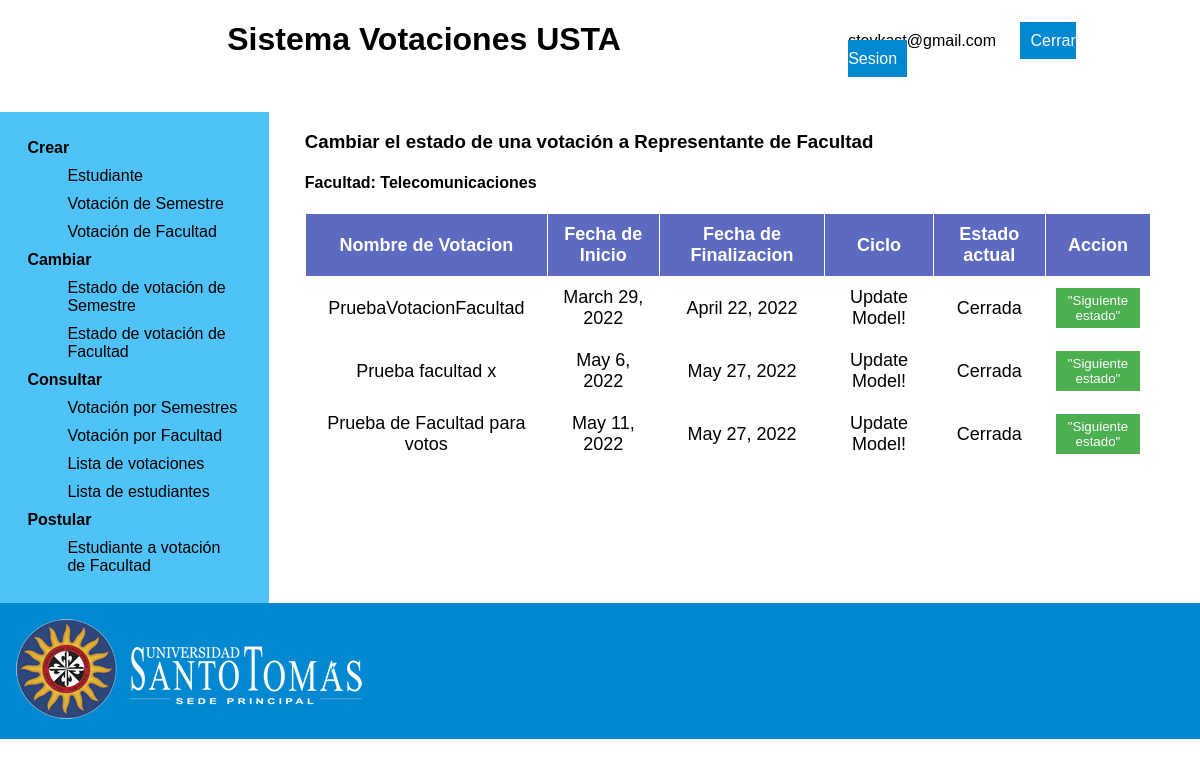
The app's page /changeFacultyVotingStatus/ (signed in), older data.
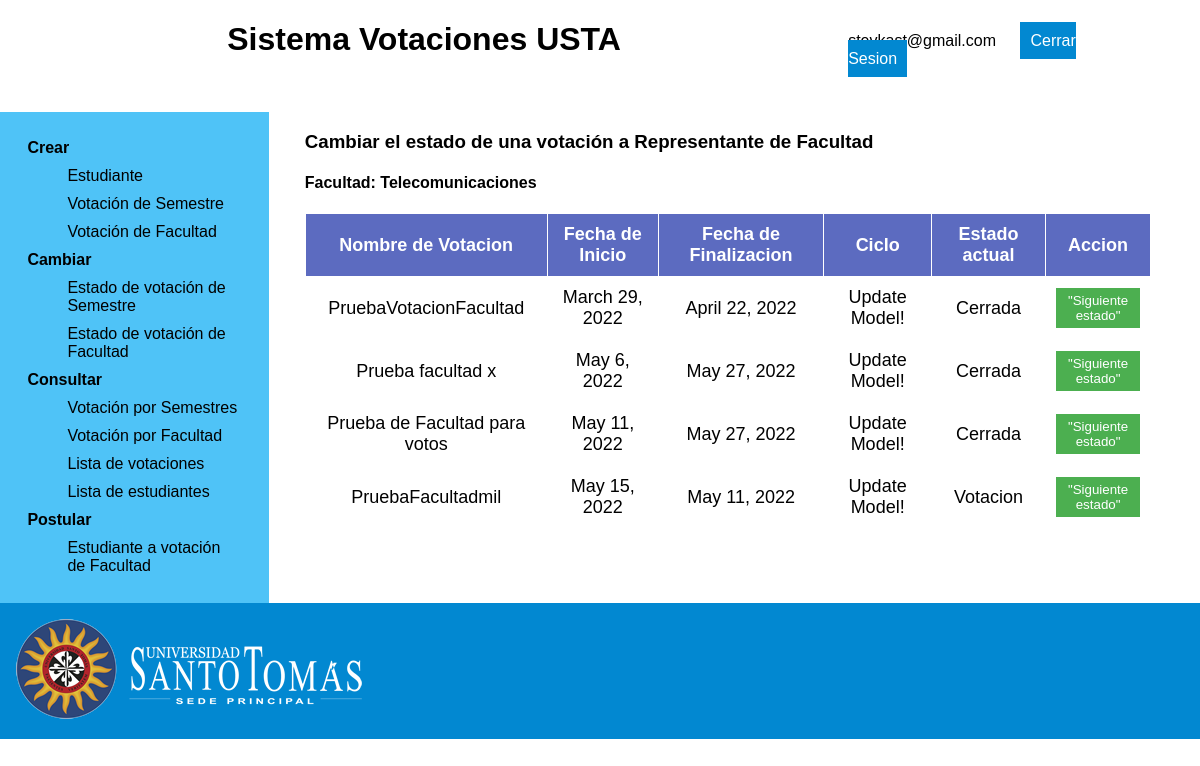
The same page, newer data.
### app_votaciones/models.py (models this page shows, shortened)
class Facultad(models.Model):
    nombre = models.CharField(max_length=45,null=False)
    class Meta:
        app_label = 'app_votaciones'

class Votacion(models.Model):
    nombre = models.CharField(max_length=45)
    semestre = models.IntegerField(null=False,
                                   default=10)
    start_date = models.DateField(
                                auto_now=False,
	                            auto_now_add=False,
    )
    end_date = models.DateField(auto_now=False,
	                            auto_now_add=False,
                                )
    idTipo = models.ForeignKey(TipoVotacion,
                  related_name='votaciones',
                  null=False,
                  on_delete=models.PROTECT)
    idEstado = models.ForeignKey(EstadoVotacion,
                  related_name='votaciones',
                  null=False,
                  on_delete=models.PROTECT)
    idFacultad = models.ForeignKey(Facultad,
                  related_name='votaciones',
                  null=False,
                  on_delete=models.PROTECT)
    class Meta:
        app_label = 'app_votaciones'

### app_votaciones/views.py (the view)
# urls.py: path('changeFacultyVotingStatus/', views.changeFacultyVotingStatus, name='changeFacultyVotingStatus'),
@login_required
def changeFacultyVotingStatus(request):
    query = Votacion.objects.all()
    lista = list(query.values())
    fac = Facultad.objects.get(id=Decano.objects.get(id=request.user.id).idFacultad_id)
    contexto = {"votaciones":lista, "facultad":fac, "facultad_id":fac.id }
    return render(request, 'changeFacultyVotingStatus.html',contexto)

### app_votaciones/templates/changeFacultyVotingStatus.html (shortened to what this page needs)
{% extends "dean.html" %}
{% load static %}
{% block main %}
<h3>Cambiar el estado de una votación a Representante de Facultad</h3>
{% if facultad %}
  <h4> Facultad: {{ facultad.nombre }} </h4>
{% endif %}
<table>
  <thead>
    <tr>
      <th>Nombre de Votacion</th>
      <th>Fecha de Inicio</th>
      <th>Fecha de Finalizacion</th>
      <th>Ciclo</th>
      <th>Estado actual</th>
      <th>Accion</th>
    </tr>
  </thead>
  <tbody>
    {% if votaciones %}
    {% for votacion in votaciones %}
    {% if votacion.idTipo_id == 2 and facultad_id == votacion.idFacultad_id %}
    <tr>
      <td>{{votacion.nombre}}</td>
      <td>{{votacion.start_date}}</td>
      <td>{{votacion.end_date}}</td>
      <td>Update Model!</td>
      {% if votacion.idEstado_id == 1 %}
      <td> Postulación </td>
      {% elif votacion.idEstado_id == 2 %}
      <td> Votacion </td>
      {% else %}
      <td> Cerrada </td>
      {% endif %}
      <form action="{% url 'app:nextStatus' %}" method="post">
        <td><button type="submit" name='id' value={{votacion.id}}>"Siguiente estado"</button></td>
      </form>
    </tr>
    {% endif %}
    {% endfor %}
    {% endif %}
  </tbody>
</table>
{% endblock %}

### app_votaciones/templates/dean.html (shortened to what this page needs)
{% load static %}
<!DOCTYPE html>
<html lang="en">
<head>
  <link rel="stylesheet" href="{% static '/css/pages.css' %}" />
</head>
<body>
  <div class="grid-container">
    <div class="header">
      <h1>Sistema Votaciones USTA</h1>
    </div>
    <div class="logOut">
      <span>{{ request.user.email }}</span>
      <a href="{% url 'app:view_logout' %}">Cerrar Sesion</a>
    </div>
    <div class="menu">
      <dl>
        <dt>Crear</dt>
        <dd><a href="/createStudent">Estudiante</a></dd>
        <dd>
          <a href="/createCycleVoting"> Votación de Semestre </a>
        </dd>
        <dd>
          <a href="/createFacultyVoting"> Votación de Facultad </a>
        </dd>
        <dt>Cambiar</dt>
        <dd>
          <a href="/changeCycleVotingStatus">
            Estado de votación de Semestre
          </a>
        </dd>
        <dd>
          <a href="/changeFacultyVotingStatus">
            Estado de votación de Facultad
          </a>
        </dd>
        <dt>Consultar</dt>
        <dd>
          <a href="/consultCycleVoting"> Votación por Semestres </a>
        </dd>
        <dd>
          <a href="/consultFacultyVoting"> Votación por Facultad </a>
        </dd>
        <dd>
          <a href="/consultVotingListDean"> Lista de votaciones</a>
        </dd>
        <dd>
          <a href="/consultFacultyStudentList"> Lista de estudiantes </a>
        </dd>
        <dt>Postular</dt>
        <dd>
          <a href="/placeFacultyStudent">
            Estudiante a votación de Facultad
          </a>
        </dd>
      </dl>
    </div>
    <div class="main">{% block main%}{% endblock %}</div>
    <div class="footer">
      <img id="logoImg" src="{% static '/img/logo_usta_white.webp' %}" alt="logo USTA" />
    </div>
  </div>
</body>
</html>

### app_votaciones/static/css/pages.css (style rules this page uses)
* { font-family: Arial, Helvetica, sans-serif; }
body { padding: 0; margin: 0; width: 100%; }
.header { background: white; margin-bottom: 2em; text-align: center; grid-area: header; }
.logOut { top: 2em; right: 1em; margin: 2em 3em 0 0; background: white; grid-area: logOut; }
.menu { background: #4fc3f7; padding: 10%; text-align: center; grid-area: menu; width: 14em; }
.main { padding-left: 2em; margin: 5%; margin-top: 0; grid-area: main; }
.footer { background: #0288d1; grid-area: footer; }
.grid-container { display: grid; grid-template-areas: "header header header header header logOut" "menu main main main main main" "footer footer footer footer footer footer"; }
dl { text-align: left; margin: 0; padding: 0; }
dt { font-weight: bold; }
dt, dd { padding: 5px; }
a { text-decoration: none; color: #000; }
.logOut a { text-decoration: none; width: 100%; margin: 20px; padding: 10px; border: none; background: #0288d1; color: white; }
#logoImg { margin: 1em; }
table { border-collapse: collapse; border: 3px; }
th { background: #5c6bc0; color: white; font-weight: bold; }
td, th { padding: 10px; border: 1px solid white; text-align: center; font-size: 18px; }
button { width: 100%; margin: 20px 0px 0px 0px; padding: 10px 0px 10px 0px; border: none; background: #0288d1; color: white; }
td > button { background: #4caf50; margin: 0; padding: 5px 0px 5px 0px; }

Row changes from the older to the newer data that the page shows:
added Votacion: nombre "PruebaFacultadmil", start_date "May 15, 2022", end_date "May 11, 2022", shows "Votacion", {{ votacion.id }} 14 (drawn)
